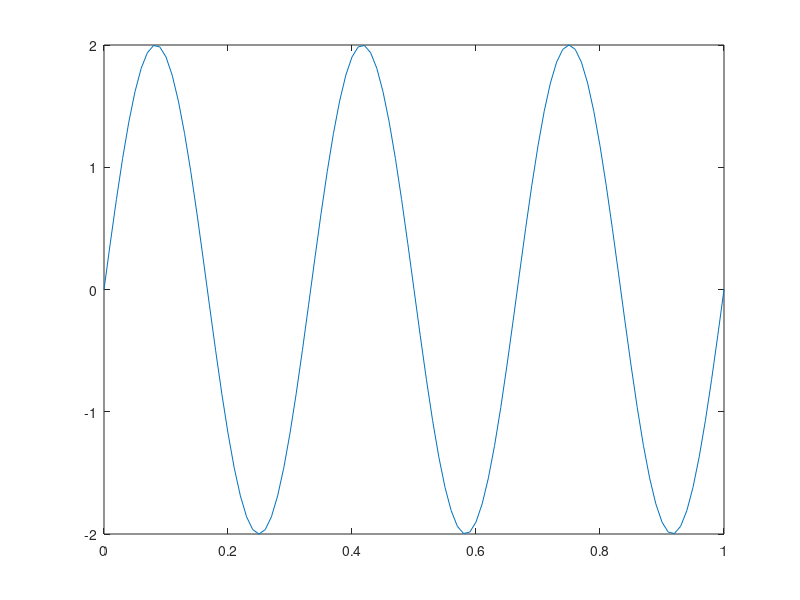

Write MATLAB code to recreate this figure.
#signosoidal signal(Discrete)

A=2;
f=3;
t=0:0.1:1;
xt=A*sin(2*pi*f*t);
stem(t,xt)

#signosoidal signal(Continuous)
A=2;
f=3;
t=0:0.01:1;
xt=A*sin(2*pi*f*t);
plot(t,xt)

